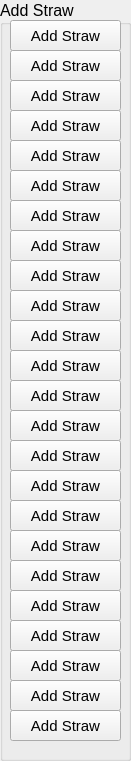
  <widget class="QGroupBox" name="groupBox_7">
   <property name="geometry">
    <rect>
     <x>620</x>
     <y>80</y>
     <width>131</width>
     <height>761</height>
    </rect>
   </property>
   <property name="font">
    <font>
     <pointsize>12</pointsize>
    </font>
   </property>
   <property name="title">
    <string>Add Straw</string>
   </property>
   <widget class="QPushButton" name="add_1">
    <property name="geometry">
     <rect>
      <x>10</x>
      <y>20</y>
      <width>111</width>
      <height>31</height>
     </rect>
    </property>
    <property name="font">
     <font>
      <pointsize>11</pointsize>
     </font>
    </property>
    <property name="text">
     <string>Add Straw</string>
    </property>
    <attribute name="buttonGroup">
     <string notr="true">addButtons</string>
    </attribute>
   </widget>
   <widget class="QPushButton" name="add_2">
    <property name="geometry">
     <rect>
      <x>10</x>
      <y>50</y>
      <width>111</width>
      <height>31</height>
     </rect>
    </property>
    <property name="font">
     <font>
      <pointsize>11</pointsize>
     </font>
    </property>
    <property name="text">
     <string>Add Straw</string>
    </property>
    <attribute name="buttonGroup">
     <string notr="true">addButtons</string>
    </attribute>
   </widget>
   <widget class="QPushButton" name="add_3">
    <property name="geometry">
     <rect>
      <x>10</x>
      <y>80</y>
      <width>111</width>
      <height>31</height>
     </rect>
    </property>
    <property name="font">
     <font>
      <pointsize>11</pointsize>
     </font>
    </property>
    <property name="text">
     <string>Add Straw</string>
    </property>
    <attribute name="buttonGroup">
     <string notr="true">addButtons</string>
    </attribute>
   </widget>
   <widget class="QPushButton" name="add_4">
    <property name="geometry">
     <rect>
      <x>10</x>
      <y>110</y>
      <width>111</width>
      <height>31</height>
     </rect>
    </property>
    <property name="font">
     <font>
      <pointsize>11</pointsize>
     </font>
    </property>
    <property name="text">
     <string>Add Straw</string>
    </property>
    <attribute name="buttonGroup">
     <string notr="true">addButtons</string>
    </attribute>
   </widget>
   <widget class="QPushButton" name="add_5">
    <property name="geometry">
     <rect>
      <x>10</x>
      <y>140</y>
      <width>111</width>
      <height>31</height>
     </rect>
    </property>
    <property name="font">
     <font>
      <pointsize>11</pointsize>
     </font>
    </property>
    <property name="text">
     <string>Add Straw</string>
    </property>
    <attribute name="buttonGroup">
     <string notr="true">addButtons</string>
    </attribute>
   </widget>
   <widget class="QPushButton" name="add_6">
    <property name="geometry">
     <rect>
      <x>10</x>
      <y>170</y>
      <width>111</width>
      <height>31</height>
     </rect>
    </property>
    <property name="font">
     <font>
      <pointsize>11</pointsize>
     </font>
    </property>
    <property name="text">
     <string>Add Straw</string>
    </property>
    <attribute name="buttonGroup">
     <string notr="true">addButtons</string>
    </attribute>
   </widget>
   <widget class="QPushButton" name="add_7">
    <property name="geometry">
     <rect>
      <x>10</x>
      <y>200</y>
      <width>111</width>
      <height>31</height>
     </rect>
    </property>
    <property name="font">
     <font>
      <pointsize>11</pointsize>
     </font>
    </property>
    <property name="text">
     <string>Add Straw</string>
    </property>
    <attribute name="buttonGroup">
     <string notr="true">addButtons</string>
    </attribute>
   </widget>
   <widget class="QPushButton" name="add_8">
    <property name="geometry">
     <rect>
      <x>10</x>
      <y>230</y>
      <width>111</width>
      <height>31</height>
     </rect>
    </property>
    <property name="font">
     <font>
      <pointsize>11</pointsize>
     </font>
    </property>
    <property name="text">
     <string>Add Straw</string>
    </property>
    <attribute name="buttonGroup">
     <string notr="true">addButtons</string>
    </attribute>
   </widget>
   <widget class="QPushButton" name="add_9">
    <property name="geometry">
     <rect>
      <x>10</x>
      <y>260</y>
      <width>111</width>
      <height>31</height>
     </rect>
    </property>
    <property name="font">
     <font>
      <pointsize>11</pointsize>
     </font>
    </property>
    <property name="text">
     <string>Add Straw</string>
    </property>
    <attribute name="buttonGroup">
     <string notr="true">addButtons</string>
    </attribute>
   </widget>
   <widget class="QPushButton" name="add_10">
    <property name="geometry">
     <rect>
      <x>10</x>
      <y>290</y>
      <width>111</width>
      <height>31</height>
     </rect>
    </property>
    <property name="font">
     <font>
      <pointsize>11</pointsize>
     </font>
    </property>
    <property name="text">
     <string>Add Straw</string>
    </property>
    <attribute name="buttonGroup">
     <string notr="true">addButtons</string>
    </attribute>
   </widget>
   <widget class="QPushButton" name="add_11">
    <property name="geometry">
     <rect>
      <x>10</x>
      <y>320</y>
      <width>111</width>
      <height>31</height>
     </rect>
    </property>
    <property name="font">
     <font>
      <pointsize>11</pointsize>
     </font>
    </property>
    <property name="text">
     <string>Add Straw</string>
    </property>
    <attribute name="buttonGroup">
     <string notr="true">addButtons</string>
    </attribute>
   </widget>
   <widget class="QPushButton" name="add_12">
    <property name="geometry">
     <rect>
      <x>10</x>
      <y>350</y>
      <width>111</width>
      <height>31</height>
     </rect>
    </property>
    <property name="font">
     <font>
      <pointsize>11</pointsize>
     </font>
    </property>
    <property name="text">
     <string>Add Straw</string>
    </property>
    <attribute name="buttonGroup">
     <string notr="true">addButtons</string>
    </attribute>
   </widget>
   <widget class="QPushButton" name="add_13">
    <property name="geometry">
     <rect>
      <x>10</x>
      <y>380</y>
      <width>111</width>
      <height>31</height>
     </rect>
    </property>
    <property name="font">
     <font>
      <pointsize>11</pointsize>
     </font>
    </property>
    <property name="text">
     <string>Add Straw</string>
    </property>
    <attribute name="buttonGroup">
     <string notr="true">addButtons</string>
    </attribute>
   </widget>
   <widget class="QPushButton" name="add_14">
    <property name="geometry">
     <rect>
      <x>10</x>
      <y>410</y>
      <width>111</width>
      <height>31</height>
     </rect>
    </property>
    <property name="font">
     <font>
      <pointsize>11</pointsize>
     </font>
    </property>
    <property name="text">
     <string>Add Straw</string>
    </property>
    <attribute name="buttonGroup">
     <string notr="true">addButtons</string>
    </attribute>
   </widget>
   <widget class="QPushButton" name="add_15">
    <property name="geometry">
     <rect>
      <x>10</x>
      <y>440</y>
      <width>111</width>
      <height>31</height>
     </rect>
    </property>
    <property name="font">
     <font>
      <pointsize>11</pointsize>
     </font>
    </property>
    <property name="text">
     <string>Add Straw</string>
    </property>
    <attribute name="buttonGroup">
     <string notr="true">addButtons</string>
    </attribute>
   </widget>
   <widget class="QPushButton" name="add_16">
    <property name="geometry">
     <rect>
      <x>10</x>
      <y>470</y>
      <width>111</width>
      <height>31</height>
     </rect>
    </property>
    <property name="font">
     <font>
      <pointsize>11</pointsize>
     </font>
    </property>
    <property name="text">
     <string>Add Straw</string>
    </property>
    <attribute name="buttonGroup">
     <string notr="true">addButtons</string>
    </attribute>
   </widget>
   <widget class="QPushButton" name="add_17">
    <property name="geometry">
     <rect>
      <x>10</x>
      <y>500</y>
      <width>111</width>
      <height>31</height>
     </rect>
    </property>
    <property name="font">
     <font>
      <pointsize>11</pointsize>
     </font>
    </property>
    <property name="text">
     <string>Add Straw</string>
    </property>
    <attribute name="buttonGroup">
     <string notr="true">addButtons</string>
    </attribute>
   </widget>
   <widget class="QPushButton" name="add_18">
    <property name="geometry">
     <rect>
      <x>10</x>
      <y>530</y>
      <width>111</width>
      <height>31</height>
     </rect>
    </property>
    <property name="font">
     <font>
      <pointsize>11</pointsize>
     </font>
    </property>
    <property name="text">
     <string>Add Straw</string>
    </property>
    <attribute name="buttonGroup">
     <string notr="true">addButtons</string>
    </attribute>
   </widget>
   <widget class="QPushButton" name="add_19">
    <property name="geometry">
     <rect>
      <x>10</x>
      <y>560</y>
      <width>111</width>
      <height>31</height>
     </rect>
    </property>
    <property name="font">
     <font>
      <pointsize>11</pointsize>
     </font>
    </property>
    <property name="text">
     <string>Add Straw</string>
    </property>
    <attribute name="buttonGroup">
     <string notr="true">addButtons</string>
    </attribute>
   </widget>
   <widget class="QPushButton" name="add_20">
    <property name="geometry">
     <rect>
      <x>10</x>
      <y>590</y>
      <width>111</width>
      <height>31</height>
     </rect>
    </property>
    <property name="font">
     <font>
      <pointsize>11</pointsize>
     </font>
    </property>
    <property name="text">
     <string>Add Straw</string>
    </property>
    <attribute name="buttonGroup">
     <string notr="true">addButtons</string>
    </attribute>
   </widget>
   <widget class="QPushButton" name="add_21">
    <property name="geometry">
     <rect>
      <x>10</x>
      <y>620</y>
      <width>111</width>
      <height>31</height>
     </rect>
    </property>
    <property name="font">
     <font>
      <pointsize>11</pointsize>
     </font>
    </property>
    <property name="text">
     <string>Add Straw</string>
    </property>
    <attribute name="buttonGroup">
     <string notr="true">addButtons</string>
    </attribute>
   </widget>
   <widget class="QPushButton" name="add_22">
    <property name="geometry">
     <rect>
      <x>10</x>
      <y>650</y>
      <width>111</width>
      <height>31</height>
     </rect>
    </property>
    <property name="font">
     <font>
      <pointsize>11</pointsize>
     </font>
    </property>
    <property name="text">
     <string>Add Straw</string>
    </property>
    <attribute name="buttonGroup">
     <string notr="true">addButtons</string>
    </attribute>
   </widget>
   <widget class="QPushButton" name="add_23">
    <property name="geometry">
     <rect>
      <x>10</x>
      <y>680</y>
      <width>111</width>
      <height>31</height>
     </rect>
    </property>
    <property name="font">
     <font>
      <pointsize>11</pointsize>
     </font>
    </property>
    <property name="text">
     <string>Add Straw</string>
    </property>
    <attribute name="buttonGroup">
     <string notr="true">addButtons</string>
    </attribute>
   </widget>
   <widget class="QPushButton" name="add_24">
    <property name="geometry">
     <rect>
      <x>10</x>
      <y>710</y>
      <width>111</width>
      <height>31</height>
     </rect>
    </property>
    <property name="font">
     <font>
      <pointsize>11</pointsize>
     </font>
    </property>
    <property name="text">
     <string>Add Straw</string>
    </property>
    <attribute name="buttonGroup">
     <string notr="true">addButtons</string>
    </attribute>
   </widget>
  </widget>
